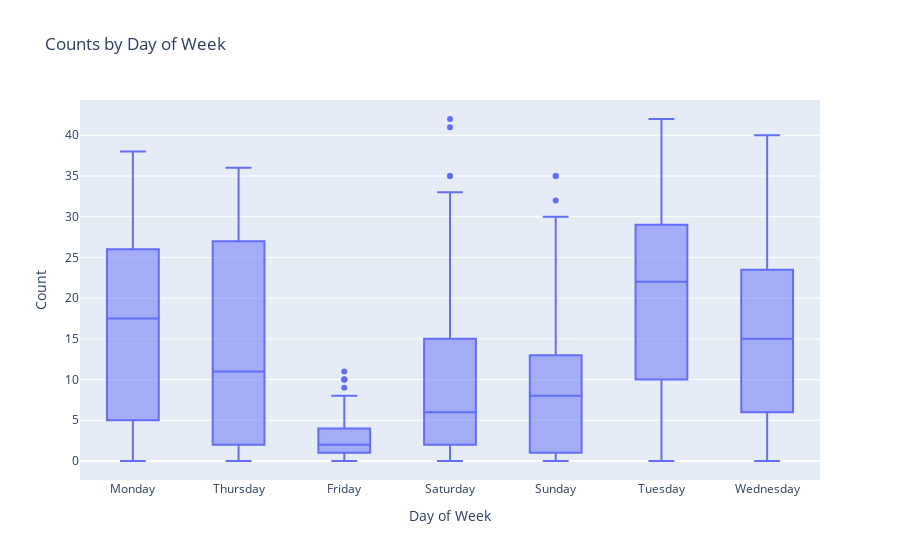

The notebook cell saved with this chart:
### Code cell
# Counts Over Time --> if the day of the week has any impact on the counts
fig = go.Figure()
fig.add_trace(
    go.Box(
        x=data_df["day_of_week_name"], y=data_df["Count"], name="Counts by Day of Week"
    )
)
fig.update_layout(
    title_text="Counts by Day of Week", xaxis_title="Day of Week", yaxis_title="Count"
)
fig.show()

### Figure 1 — Plotly figure (JSON) as saved in the notebook; plotly's stock layout.template omitted (floating-point values rounded to 4 significant figures; data arrays with more than 128 entries replaced by an {"elided": "..."} marker saying what was removed)
{"data": [{"name": "Counts by Day of Week", "type": "box", "x": {"elided": "968 str values"}, "y": {"elided": "968 int values"}}], "layout": {"title": {"text": "Counts by Day of Week"}, "xaxis": {"title": {"text": "Day of Week"}}, "yaxis": {"title": {"text": "Count"}}}}
